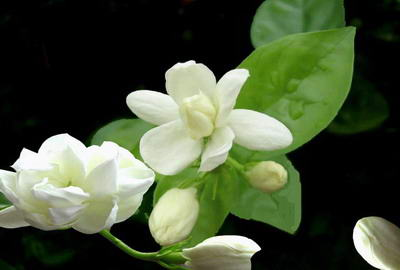
%> input picture 现代数字图像处理技术提高及应用案例详解(Matlab版)----源码/1.5 角点特征检测/hua.jpg, 400 x 270 px
$ octave ex2.m   (GNU Octave 9; MATLAB toolbox functions it lacks are replaced by stand-ins)
%> lines starting %> are read from the running program, lines starting %| are printed output that depends on the picture; in (x1, y1, x2, y2) boxes, pixels count from 0 and x2, y2 are one past the last pixel; in counts of white or black regions, pixels touching at a corner belong together; the program's own positions count from 1
%%%%%%读入图像并显示%%%%%%
I=imread('hua.jpg');
%> I is the input picture: size 270x400x3 uint8; mean R, G, B 71.5, 83, 56.7
%将RGB图像转换成灰度图像
I=rgb2gray(I);
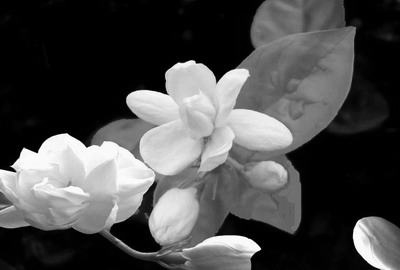
%> I: size 270x400 uint8; min 0, max 255, mean 76.6
 subplot(1,3,1);
 imshow(I);
 title('输入图像');

%%%%%%生成角点度量矩阵并进行调整%%%%%%
%生成角点度量矩阵
C = cornermetric(I,'Harris');
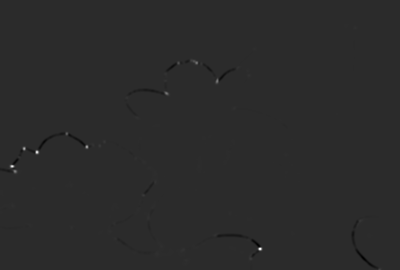
%> C: size 270x400 double; min -0.0129, max 0.062, mean -1.81e-05; drawn with min black and max white
C_adjusted = imadjust(C);
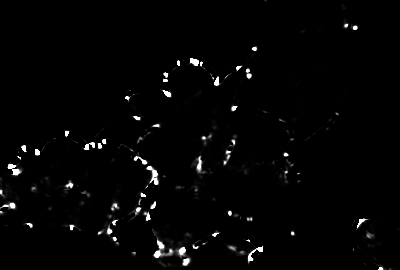
%> C_adjusted: size 270x400 double; min 0, max 1, mean 0.0187
subplot(1,3,2);
imshow(C_adjusted);
title('角点矩阵');

%%%%%%寻找并显示Harris角点%%%%%%
corner_peaks = imregionalmax(C);
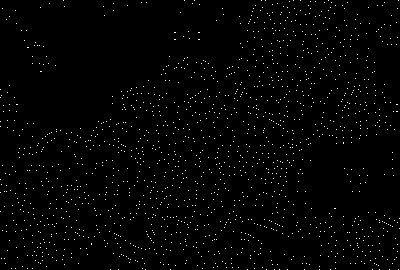
%> corner_peaks: size 270x400 logical; 1.4% white in thin lines or dots
corner_idx = find(corner_peaks == true);
%> corner_idx = 1552 values from 90 to 107959
[r g b] = deal(I);
r(corner_idx) = 255;
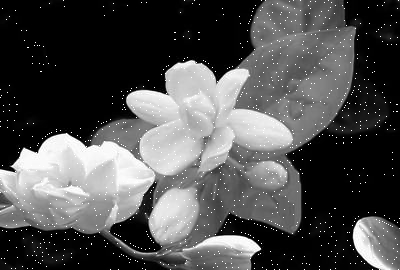
%> r: size 270x400 uint8; 1.43% of pixels changed, all inside (x1, y1, x2, y2) = (0, 0, 400, 270)
g(corner_idx) = 255;
b(corner_idx) = 0;
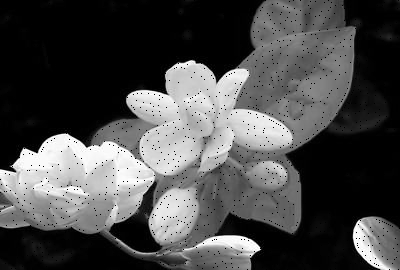
%> b: size 270x400 uint8; 1.39% of pixels changed, all inside (x1, y1, x2, y2) = (0, 0, 400, 270)
RGB = cat(3,r,g,b);
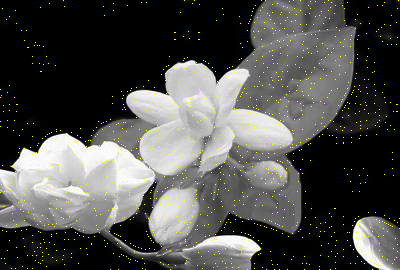
%> RGB: size 270x400x3 uint8; mean R, G, B 78.8, 78.8, 75.1
subplot(1,3,3);
imshow(RGB);
title('检测出的Harris角点');

$ run again, with 现代数字图像处理技术提高及应用案例详解(Matlab版)----源码/1.5 角点特征检测/door.jpg copied over 现代数字图像处理技术提高及应用案例详解(Matlab版)----源码/1.5 角点特征检测/hua.jpg
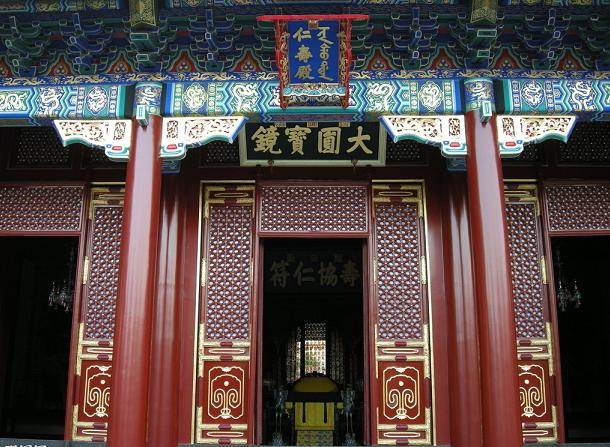
%> input picture 现代数字图像处理技术提高及应用案例详解(Matlab版)----源码/1.5 角点特征检测/door.jpg, 610 x 447 px
%> I is the input picture: size 447x610x3 uint8; mean R, G, B 87.2, 73, 70.9
%> I: size 447x610 uint8
%> `corner_peaks = imregionalmax(C);`:
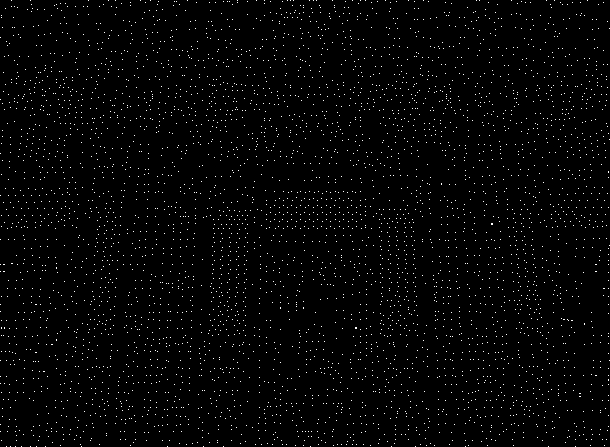
%> corner_peaks: size 447x610 logical; 1.7% white in thin lines or dots
%> corner_idx = 4657 values from 38 to 272584
%> r: size 447x610 uint8; min 0, max 255, mean 79.5
%> b: size 447x610 uint8; min 0, max 255, mean 75.2
%> `RGB = cat(3,r,g,b);`:
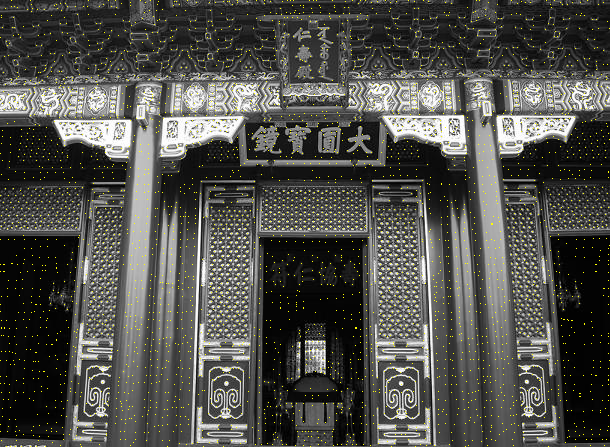
%> RGB: size 447x610x3 uint8; mean R, G, B 79.5, 79.5, 75.2
